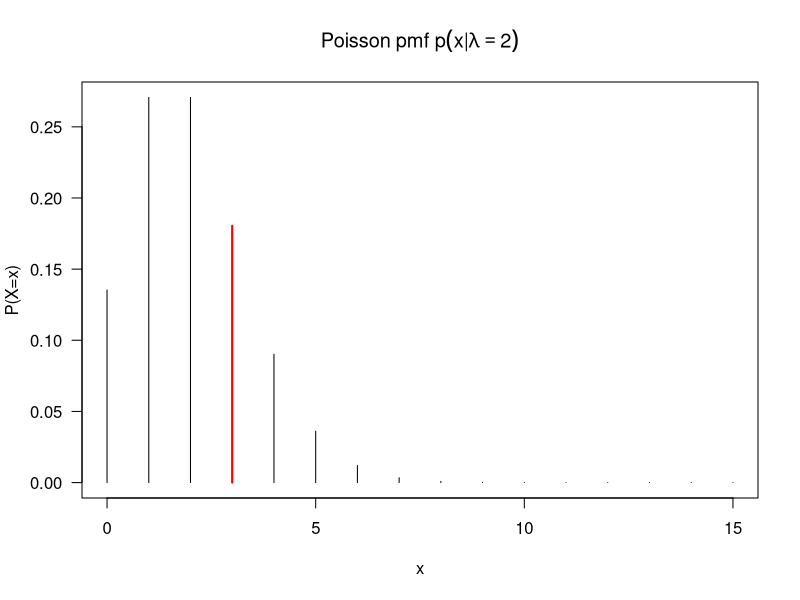

The R script that drew this image:
## ---- chunk 1
#| echo: true
# creamos una función para la eq 11; esta función necesita dos argumentos:
# x y lambda
pmf_poisson <- function(x, lambda) (exp(-lambda) * lambda^x) / (factorial(x))
# asignamos valores a los argumentos
x <- 3
l <- 2 # lambda
# usamos la función creada ingresando los argumentos
pmf_poisson(x = x, lambda = l)
# NOTA: R tiene una función base para hacer esto, dpois(),
# pero estos ejercicios son buenos para desmitificar R mientras nos hábiles
# dpois(x, l) # da el mismo resultado
## ---- chunk 2
#| echo: true
#| fig-align: center
#| fig-pos: H
#| fig-width: 4
#| fig-height: 3
#| fig-cap: "Distribución de probabilidad de Poisson con $x=3$  y $\\lambda=2$"
par(las=1)
xp <- seq(0, 15, 1)
# graficar la distribución (en barras)
plot(
  xp,
  pmf_poisson(xp, l),
  type = "h",
  ylab = "P(X=x)",
  xlab = 'x',
  main = expression(Poisson~pmf~p(x*'|'*lambda==2))
)
# enfatizar la barra de probabilidad de x=3
segments(
  # inicio del segmento en x
  x0 = 3,
  # fin del segmento en x
  x1 = 3,
  # inicio del segmento en y
  y0 = 0,
  # altura del segmento
  y1 = pmf_poisson(x = x, l = l),
  col = 'red',
  lwd = 2
)
